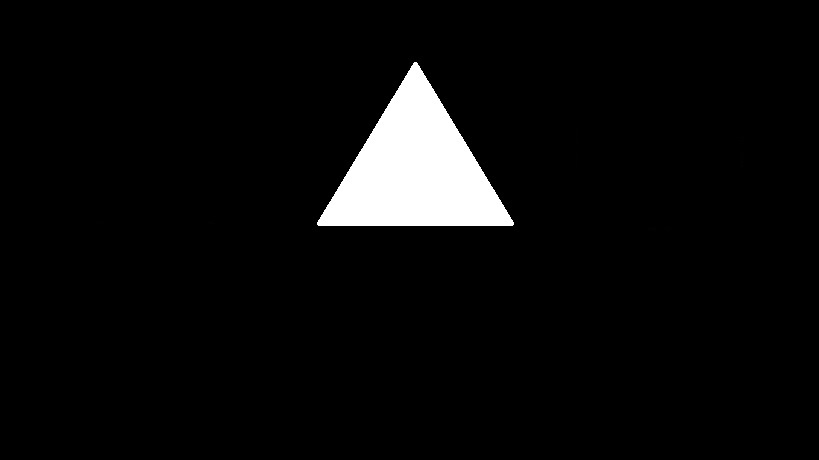
//> input picture ShapeDetection/test1.jpg, 819 x 460 px, given in place of the camera
$ ./Source   (built with g++ and OpenCV 4)
//> lines starting //> are read from the running program, lines starting //| are printed output that depends on the picture; after the words box and inside, x2 and y2 are one past the last pixel; in counts of white or black regions, pixels touching at a corner belong together
#include <sstream>
#include <string>
#include <iostream>
#include <opencv\highgui.h>
#include <opencv\cv.hpp>
#include<Windows.h>

using namespace cv;
using namespace std;
//initial min and max HSV filter values.
//these will be changed using trackbars
int H_MIN = 0;
int H_MAX = 256;
int S_MIN = 0;
int S_MAX = 256;
int V_MIN = 0;
int V_MAX = 256;
//default capture width and height
const int FRAME_WIDTH = 1280;// 640;
const int FRAME_HEIGHT = 720;//480;
//max number of objects to be detected in frame
const int MAX_NUM_OBJECTS = 50;
//minimum and maximum object area
const int MIN_OBJECT_AREA = 2 * 2;
const int MAX_OBJECT_AREA = FRAME_HEIGHT*FRAME_WIDTH / 1.5;
//names that will appear at the top of each window
const string windowName = "Original Image";
const string windowName1 = "HSV Image";
const string windowName2 = "Thresholded Image";
const string windowName3 = "After Morphological Operations";
const string trackbarWindowName = "Trackbars";

double tb1;
void on_trackbar(int, void*)
{//This function gets called whenever a
 // trackbar position is changed


}
string intToString(int number) {


	std::stringstream ss;
	ss << number;
	return ss.str();
}
void createTrackbars() {
	//create window for trackbars


	namedWindow(trackbarWindowName, 0);
	//create memory to store trackbar name on window
	char TrackbarName[50];
	sprintf_s(TrackbarName, "H_MIN", H_MIN);
	sprintf_s(TrackbarName, "H_MAX", H_MAX);
	sprintf_s(TrackbarName, "S_MIN", S_MIN);
	sprintf_s(TrackbarName, "S_MAX", S_MAX);
	sprintf_s(TrackbarName, "V_MIN", V_MIN);
	sprintf_s(TrackbarName, "V_MAX", V_MAX);
	//create trackbars and insert them into window
	//3 parameters are: the address of the variable that is changing when the trackbar is moved(eg.H_LOW),
	//the max value the trackbar can move (eg. H_HIGH),
	//and the function that is called whenever the trackbar is moved(eg. on_trackbar)
	//                                  ---->    ---->     ---->
	createTrackbar("H_MIN", trackbarWindowName, &H_MIN, H_MAX, on_trackbar);
	createTrackbar("H_MAX", trackbarWindowName, &H_MAX, H_MAX, on_trackbar);
	createTrackbar("S_MIN", trackbarWindowName, &S_MIN, S_MAX, on_trackbar);
	createTrackbar("S_MAX", trackbarWindowName, &S_MAX, S_MAX, on_trackbar);
	createTrackbar("V_MIN", trackbarWindowName, &V_MIN, V_MAX, on_trackbar);
	createTrackbar("V_MAX", trackbarWindowName, &V_MAX, V_MAX, on_trackbar);


}
void drawObject(int x, int y, Mat &frame) {

	//use some of the openCV drawing functions to draw crosshairs
	//on your tracked image!

	//UPDATE:JUNE 18TH, 2013
	//added 'if' and 'else' statements to prevent
	//memory errors from writing off the screen (ie. (-25,-25) is not within the window!)

	circle(frame, Point(x, y), 20, Scalar(0, 255, 0), 2);
	if (y - 25>0)
		line(frame, Point(x, y), Point(x, y - 25), Scalar(0, 255, 0), 2);
	else line(frame, Point(x, y), Point(x, 0), Scalar(0, 255, 0), 2);
	if (y + 25<FRAME_HEIGHT)
		line(frame, Point(x, y), Point(x, y + 25), Scalar(0, 255, 0), 2);
	else line(frame, Point(x, y), Point(x, FRAME_HEIGHT), Scalar(0, 255, 0), 2);
	if (x - 25>0)
		line(frame, Point(x, y), Point(x - 25, y), Scalar(0, 255, 0), 2);
	else line(frame, Point(x, y), Point(0, y), Scalar(0, 255, 0), 2);
	if (x + 25<FRAME_WIDTH)
		line(frame, Point(x, y), Point(x + 25, y), Scalar(0, 255, 0), 2);
	else line(frame, Point(x, y), Point(FRAME_WIDTH, y), Scalar(0, 255, 0), 2);

	putText(frame, intToString(x) + "," + intToString(y), Point(x, y + 30), 1, 1, Scalar(0, 255, 0), 2);

}
void morphOps(Mat &thresh) {

	//create structuring element that will be used to "dilate" and "erode" image.
	//the element chosen here is a 3px by 3px rectangle

	Mat erodeElement = getStructuringElement(MORPH_RECT, Size(3, 3));
	//dilate with larger element so make sure object is nicely visible
	Mat dilateElement = getStructuringElement(MORPH_RECT, Size(8, 8));

	erode(thresh, thresh, erodeElement);
	erode(thresh, thresh, erodeElement);


	dilate(thresh, thresh, dilateElement);
	dilate(thresh, thresh, dilateElement);


}
void trackFilteredObject(int &x, int &y, Mat threshold, Mat &cameraFeed,float &xBall,float &yBall,float &areaBall) {

	Mat temp;
	threshold.copyTo(temp);
//	resize(temp, temp, Size(threshold.rows*1.5, threshold.cols*1.5), INTER_NEAREST);
	//these two vectors needed for output of findContours
	vector< vector<Point> > contours;
	vector<Vec4i> hierarchy;
	//find contours of filtered image using openCV findContours function
	findContours(temp, contours, hierarchy, CV_RETR_CCOMP, CV_CHAIN_APPROX_SIMPLE);
	//use moments method to find our filtered object
	double refArea = 0;
	bool objectFound = false;
	if (hierarchy.size() > 0) {
		int numObjects = hierarchy.size();
		//if number of objects greater than MAX_NUM_OBJECTS we have a noisy filter
		if (numObjects<MAX_NUM_OBJECTS) {
			for (int index = 0; index >= 0; index = hierarchy[index][0]) {

				Moments moment = moments((cv::Mat)contours[index]);
				double area = moment.m00;

				//if the area is less than 20 px by 20px then it is probably just noise
				//if the area is the same as the 3/2 of the image size, probably just a bad filter
				//we only want the object with the largest area so we safe a reference area each
				//iteration and compare it to the area in the next iteration.
				if (area>MIN_OBJECT_AREA && area<MAX_OBJECT_AREA && area>refArea) {
					x = moment.m10 / area;
					y = moment.m01 / area;
					objectFound = true;
					refArea = area;

					xBall = x;
					yBall = y;
					areaBall = area;
				}
				else objectFound = false;


			}
			//let user know you found an object
			if (objectFound == true) {
				putText(cameraFeed, "Tracking Object", Point(0, 50), 2, 1, Scalar(0, 255, 0), 2);
				//draw object location on screen
				drawObject(x, y, cameraFeed);
			}

		}
		else putText(cameraFeed, "TOO MUCH NOISE! ADJUST FILTER", Point(0, 50), 1, 2, Scalar(0, 0, 255), 2);
	}
}

// [50 lines left out: function locateRing, not called in this run]

void checkCrossing(float xBall,float yBall,float areaBall,Mat &frame)
{
	Mat frameRing;
	frame.copyTo(frameRing);
	imshow("frame ring recieved", frameRing);
	float ballInRing;
	vector<vector<Point> > contours;
	vector<Vec4i> hierarchy;
	findContours(frameRing, contours, hierarchy, CV_RETR_CCOMP, CV_CHAIN_APPROX_SIMPLE);
	printf("\n area of ball =  %f \n", areaBall);
/*	if (hierarchy.size() > 0 && !contours.empty())
	{
		if (xBall > 0 && yBall > 0)
		{
			ballInRing = pointPolygonTest(contours[0], Point2f(xBall, yBall), false);

			if (ballInRing == 1)
			{
				//printf("\nBall in the area and area of ball here = %f\n", areaBall);
				if (areaBall < 2300 && tz==1)
				{
					printf("\n\nRing Crossed and area of ball here = %f\n\n", areaBall);
				}
				if (areaBall < 1200 && tz == 2)
				{
					printf("\n\nRing Crossed and area of ball here = %f\n\n", areaBall);
				}
				if (areaBall < 2300 && tz == 1)
				{
					printf("\n\nRing Crossed and area of ball here = %f\n\n", areaBall);
				}
			}
		}
	}*/
}
int main(int argc, char* argv[])
{
	//some boolean variables for different functionality within this
	//program
	bool trackObjects = true;
	bool useMorphOps = true;

	//Vars used to start looking for ring and keep it on.
	char key;
	bool trackRing = false;

	//vars used to get the ring for ring contours and point checking
	//Mat frameRingContours=Mat(Size(FRAME_WIDTH,FRAME_HEIGHT),CV_8UC1,Scalar(0));
	float xBall, yBall,areaBall;
	//Matrix to store each frame of the webcam feed
	Mat cameraFeed;
	//matrix storage for HSV image
	Mat HSV;
	//matrix storage for binary threshold image
	Mat threshold;
	//x and y values for the location of the object
	int x = 0, y = 0;
	//create slider bars for HSV filtering
	createTrackbars();
	//video capture object to acquire webcam feed
	VideoCapture capture;
	//open capture object at location zero (default location for webcam)
	capture.open(1);
	//set height and width of capture frame
	capture.set(CV_CAP_PROP_FRAME_WIDTH, FRAME_WIDTH);
	capture.set(CV_CAP_PROP_FRAME_HEIGHT, FRAME_HEIGHT);
	//start an infinite loop where webcam feed is copied to cameraFeed matrix
	//all of our operations will be performed within this loop
	while (1) {
		Mat frameRingContours = Mat(Size(FRAME_WIDTH, FRAME_HEIGHT), CV_8UC1, Scalar(0));
		//store image to matrix
		capture.read(cameraFeed);
//> cameraFeed is the input picture: 460 rows x 819 cols, CV_8UC3; min 0, max 255, mean 11.3
		//convert frame from BGR to HSV colorspace
		cvtColor(cameraFeed, HSV, COLOR_BGR2HSV);
//> HSV: 460 rows x 819 cols, CV_8UC3; mean H, S, V 0, 0, 11.3
		//filter HSV image between values and store filtered image to
		//threshold matrix
		inRange(HSV, Scalar(H_MIN, S_MIN, V_MIN), Scalar(H_MAX, S_MAX, V_MAX), threshold);
//> threshold: 460 rows x 819 cols, CV_8UC1; every value is 255
		//perform morphological operations on thresholded image to eliminate noise
		//and emphasize the filtered object(s)
		if (useMorphOps)
			morphOps(threshold);
		//pass in thresholded frame to our object tracking function
		//this function will return the x and y coordinates of the
		//filtered object
		//keyboard events
		if (!trackRing)
		{
			key = (char)waitKey(30);
//> the Esc key is pressed
		}
		else
		{
			key = 'a';
		}

		if (key == 'a')
		{
			locateRing(cameraFeed,frameRingContours);
			trackRing = true;
		}

		if (trackObjects)
			trackFilteredObject(x, y, threshold, cameraFeed,xBall,yBall,areaBall);
//> in trackFilteredObject, `findContours(temp, contours, hierarchy, CV_RETR_CCOMP, CV_CHAIN_APPROX..`: contours = 1 contour; box (x1, y1, x2, y2) and area: (0, 0, 819, 460) 375462
//> in trackFilteredObject, `int numObjects = hierarchy.size();`: numObjects = 1
//> the loop in trackFilteredObject, `for (int index = 0; index >= 0; index = hierarchy[index][0])` made 1 pass
//> (area, x, y, refArea, xBall, yBall, areaBall) on pass 1: (375462, 409, 229, 375462, 409, 229, 375462)
//> after the loop in trackFilteredObject, `for (int index = 0; index >= 0; index = hierarchy[index][0])`: x = 409; y = 229; objectFound = true; refArea = 375462; xBall = 409; yBall = 229; areaBall = 375462
//> in trackFilteredObject, `putText(cameraFeed, "Tracking Object", Point(0, 50), 2, 1, Scalar(0, 2..`:
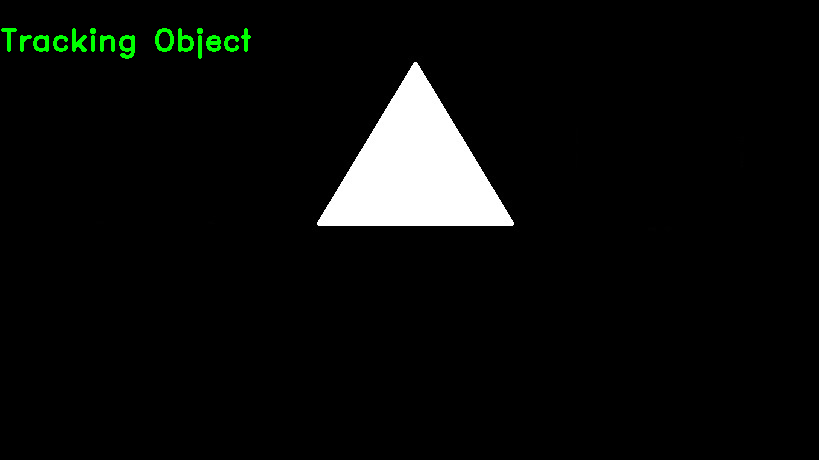
//> cameraFeed: 460 rows x 819 cols, CV_8UC3; 0.58% of pixels changed, all inside (x1, y1, x2, y2) = (1, 28, 251, 59)
//> in drawObject, `line(frame, Point(x, y), Point(x, y - 25), Scalar(0, 255, 0), 2);`: frame: 460 rows x 819 cols, CV_8UC3; mean B, G, R 11.1, 12.9, 11.1
//> in drawObject, `line(frame, Point(x, y), Point(x, y + 25), Scalar(0, 255, 0), 2);`: frame: 460 rows x 819 cols, CV_8UC3; mean B, G, R 11.1, 13, 11.1
//> in drawObject, `line(frame, Point(x, y), Point(x - 25, y), Scalar(0, 255, 0), 2);`: frame: 460 rows x 819 cols, CV_8UC3; mean B, G, R 11.1, 13, 11.1
//> in drawObject, `line(frame, Point(x, y), Point(x + 25, y), Scalar(0, 255, 0), 2);`: frame: 460 rows x 819 cols, CV_8UC3; mean B, G, R 11.1, 13.1, 11.1
//> in drawObject, `putText(frame, intToString(x) + "," + intToString(y), Point(x, y + 30)..`:
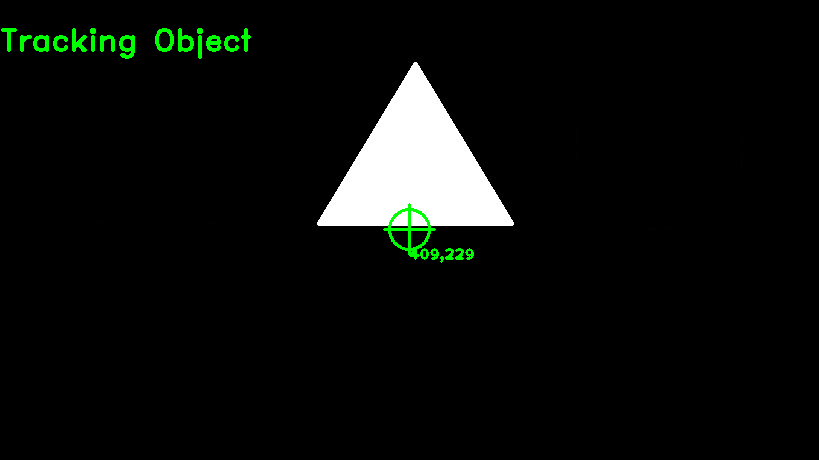
//> frame: 460 rows x 819 cols, CV_8UC3; mean B, G, R 11.1, 13.3, 11.1
//> x = 409; y = 229; xBall = 409; yBall = 229; areaBall = 375462

		checkCrossing(xBall, yBall, areaBall, frameRingContours);
//|  area of ball =  375462.000000

		//show frames
		imshow(windowName2, threshold);
		imshow(windowName, cameraFeed);
		imshow(windowName1, HSV);
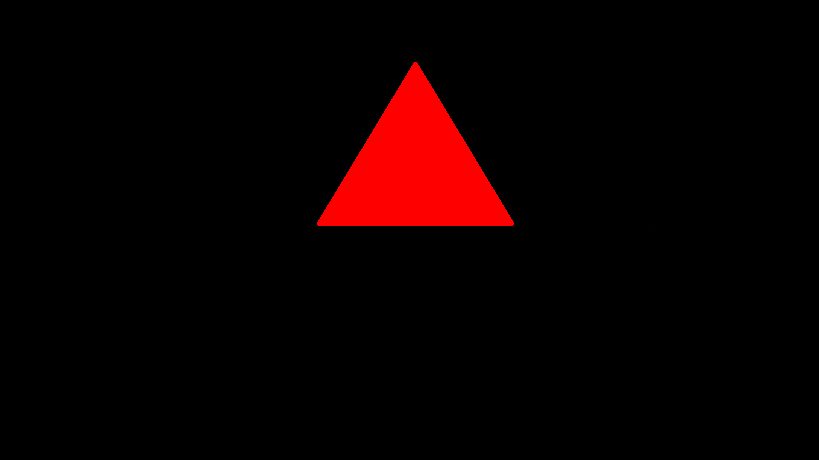
//> window 'HSV Image': 460 rows x 819 cols, CV_8UC3; mean B, G, R 0, 0, 11.3


		//delay 30ms so that screen can refresh.
		//image will not appear without this waitKey() command
		waitKey(10);
	}
	return 0;
}
